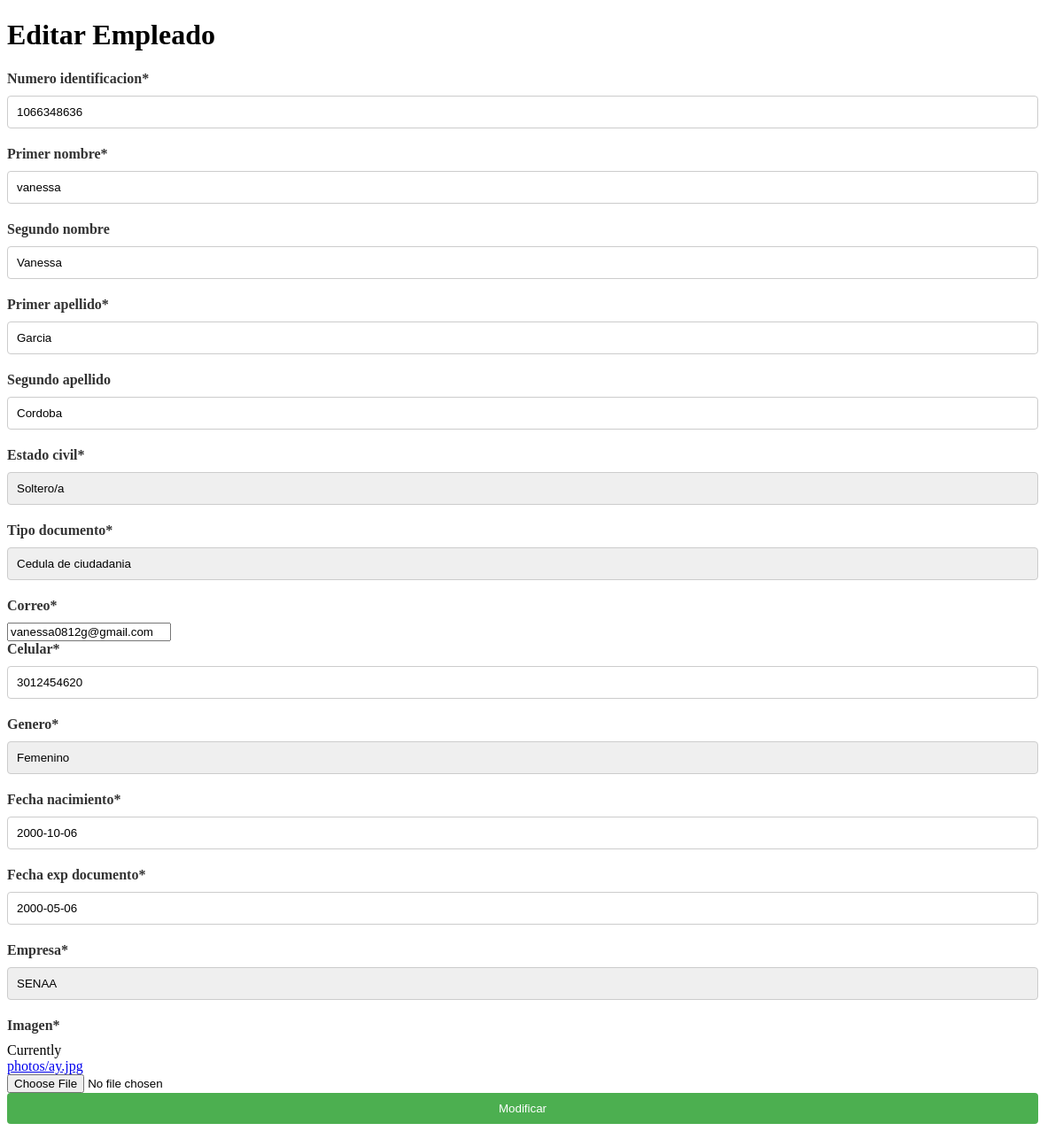
/empresarial/editarEmpleado/1066348636/, run on the app's committed database.
### Empresarial/models.py (models this page shows, shortened)
class Empleado(models.Model):
    estado_civil=[
        ('SOLTERO', 'Soltero/a'),
        ('CASADO', 'Casado/a'),
        ('DIVORCIADO', 'Divorciado/a'),
        ('VIUDO', 'Viudo/a'),
    ]
    tipo_documento=[
        ('Cc', 'Cedula de ciudadania'),
        ('Ce', 'Cedula de extrangeria'),
        ('Passpor', 'Pasaporte'),
    ]
    genero=[
        ('M', 'Masculino'),
        ('F', 'Femenino'),
        ('O', 'Otro'),
        ('P', 'Prefiero no decir'),
    ]
    numero_identificacion = models.IntegerField(primary_key=True, max_length=10)
    primer_nombre = models.CharField(max_length=30)
    segundo_nombre = models.CharField(max_length=30, blank=True, null=True)
    primer_apellido = models.CharField(max_length=30)
    segundo_apellido = models.CharField(max_length=30, blank=True, null=True)
    estado_civil = models.CharField(max_length=20, choices=estado_civil)
    tipo_documento = models.CharField(max_length=50, choices=tipo_documento)
    correo = models.EmailField(unique=True)
    celular = models.CharField(max_length=15)
    genero = models.CharField(max_length=10,choices=genero)
    fecha_nacimiento = models.DateField()
    fecha_exp_documento = models.DateField()
    empresa = models.ForeignKey(Empresa, on_delete=models.CASCADE)
    imagen=models.ImageField(upload_to='photos')

### Empresarial/views.py (the view)
# urls.py: path('editarEmpleado/<int:numero_identificacion>/', views.editarEmpleado, name='editarEmpleado'),
def editarEmpleado(request, numero_identificacion):
    empleado = Empleado.objects.get(pk=numero_identificacion)
    formulario = EmpleadoForm(instance=empleado)
    return render(request, 'editarEmpleado.html', {"form": formulario, "empleado": empleado})

### Empresarial/forms.py
class EmpleadoForm(forms.ModelForm):
    class Meta:
        model = Empleado
        fields ='__all__'

### Empresarial/models.py (called while the page is built)
    def __str__(self):
        return self.razon_social

### Empresarial/templates/editarEmpleado.html (shortened to what this page needs)
{% load static %}
{% load crispy_forms_tags %}
<!DOCTYPE html>
<html lang="en">
<head>
    <link rel="stylesheet" type="text/css" href="{% static './css/css.css' %}">
</head>
<body>
    <h1>Editar Empleado</h1>
    <form action="{% url 'actualizarEmpleado' empleado.numero_identificacion %}" method="POST" enctype="multipart/form-data">
        {{ form|crispy }}
        <button type="submit" id="btnEnviar" class="button">Modificar</button>
    </form>
</body>
</html>

### PayMaster/static/css/css.css (style rules this page uses)
form label { display: block; margin-bottom: 10px; font-weight: bold; color: #333; }
form input[type="text"], form input[type="date"], form input[type="number"], form select { width: calc(100% - 20px); padding: 10px; margin-bottom: 20px; border: 1px solid #ccc; border-radius: 4px; box-sizing: border-box; }
form button { width: calc(100% - 20px); background-color: #4CAF50; color: white; padding: 10px; border: none; border-radius: 4px; cursor: pointer; transition: background-color 0.3s ease; }
form select { width: calc(100% - 20px); padding: 10px; margin-bottom: 20px; border: 1px solid #ccc; border-radius: 4px; box-sizing: border-box; appearance: none; -webkit-appearance: none; -moz-appearance: none; background-repeat: no-repeat; background-position: calc(100% - 10px) center; background-size: 10px 6px; }
form select::after { content: '\25BC'; font-size: 12px; color: #666; position: absolute; top: 50%; right: 10px; transform: translateY(-50%); pointer-events: none; }

### data on the page
Empleado: numero_identificacion "1066348636", primer_nombre "vanessa", segundo_nombre "Vanessa", primer_apellido "Garcia", segundo_apellido "Cordoba", estado_civil "Soltero/a", tipo_documento "Cedula de ciudadania", correo "vanessa0812g@gmail.com", celular "3012454620", genero "Femenino", fecha_nacimiento "2000-10-06", fecha_exp_documento "2000-05-06", empresa "SENAA"
